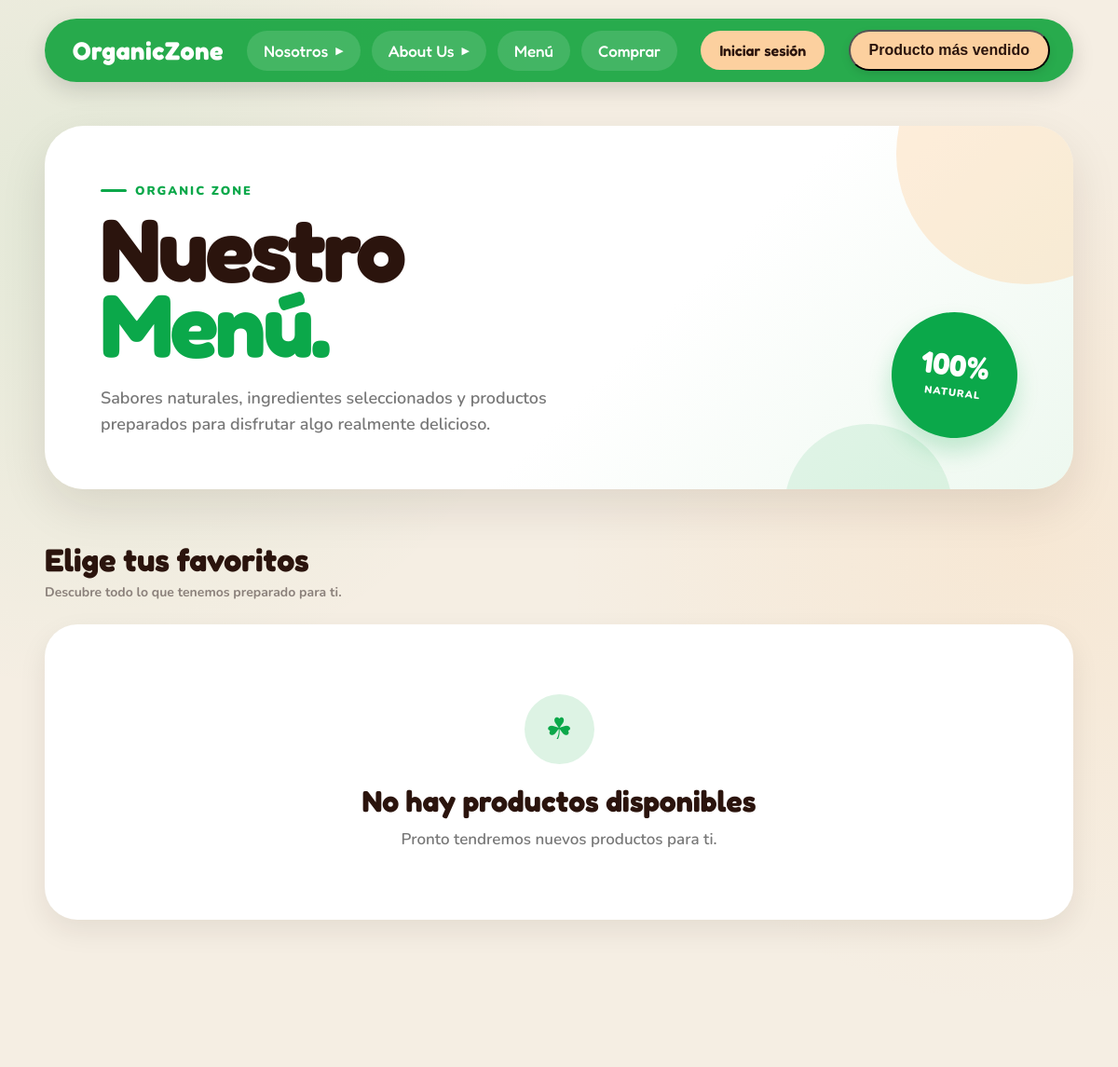
The app's page /Hamburguesas.php (upper part), older data.
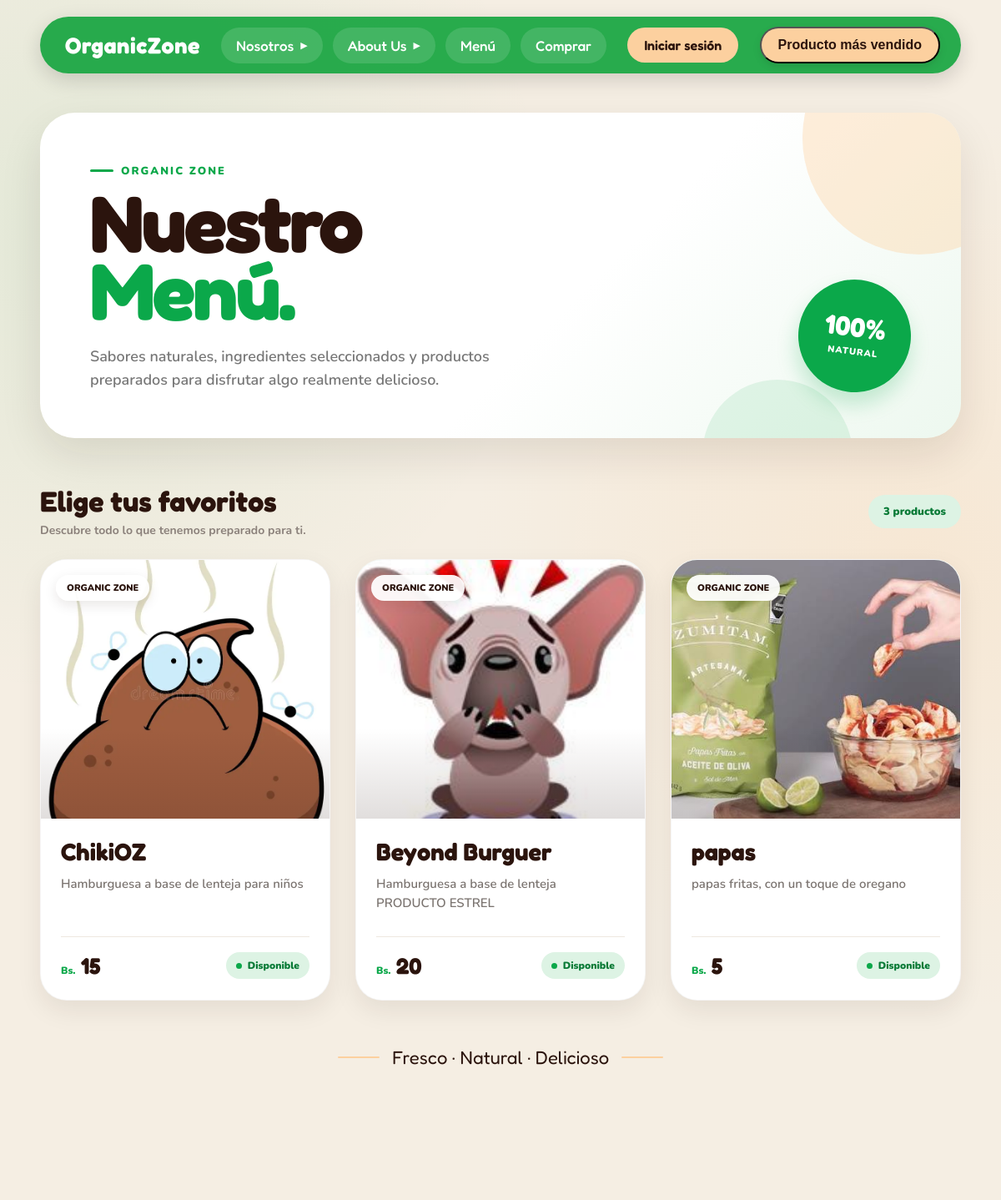
The same page, newer data.
### tables this page shows
CREATE TABLE IF NOT EXISTS `productos` (
  `id` INT NOT NULL AUTO_INCREMENT,
  `nombre` VARCHAR(45) NULL,
  `descripcion` VARCHAR(45) NULL,
  `precio` INT NULL,
  `costo` INT NULL,
  `stock` INT NULL,
  PRIMARY KEY (`id`));

### Hamburguesas.php (the view, shortened to what this page needs)
<?php
$conexion = new mysqli(
    "localhost",
    "root",
    "",
    "organiczoneBD"
);
$conexion->set_charset("utf8mb4");
$sql = "SELECT * FROM productos ORDER BY id DESC";
$resultado = $conexion->query($sql);
?>
<!DOCTYPE html>
<html lang="es">
<head>
</head>
<body>
<nav>
    <?php include("nav.php"); ?>
</nav>
<section class="menu-productos">
    <header class="cabecera-menu">
        <div class="cabecera-texto">
            <p class="mini-titulo">
                ORGANIC ZONE
            </p>
            <h1 class="titulo-menu">
                Nuestro<br>
                <span>Menú.</span>
            </h1>
            <p class="descripcion-menu">
                Sabores naturales, ingredientes seleccionados
                y productos preparados para disfrutar algo
                realmente delicioso.
            </p>
        </div>
        <div class="sello-menu">
            <strong>100%</strong>
            <small>
                NATURAL
            </small>
        </div>
    </header>
    <div class="barra-productos">
        <div>
            <h2>
                Elige tus favoritos
            </h2>
            <p>
                Descubre todo lo que tenemos preparado para ti.
            </p>
        </div>
        <?php if ($resultado->num_rows > 0): ?>
            <span class="cantidad-productos">
                <?= $resultado->num_rows ?>
                productos
            </span>
        <?php endif; ?>
    </div>
    <div class="productos">
        <?php if ($resultado->num_rows > 0): ?>
            <?php while ($producto = $resultado->fetch_assoc()): ?>
                <?php
                $id = (int) $producto['id'];
                $imagen = "Imagenes/predeterminado.png";
                $extensiones = [
                    "jpg",
                    "jpeg",
                    "png",
                    "gif",
                    "webp"
                ];
                foreach ($extensiones as $extension) {
                    $ruta = "Imagenes/P-" . $id . "." . $extension;
                    if (file_exists($ruta)) {
                        $imagen = $ruta;
                        break;
                    }
                }
                $hayStock = (int) $producto['stock'] > 0;
                ?>
                <article class="carta">
                    <div class="imagen">
                        <span class="etiqueta-producto">
                            ORGANIC ZONE
                        </span>
                        <img
                            src="<?= htmlspecialchars($imagen) ?>"
                            alt="<?= htmlspecialchars($producto['nombre']) ?>"
                        >
                    </div>
                    <div class="informacion">
                        <h2>
                            <?= htmlspecialchars($producto['nombre']) ?>
                        </h2>
                        <p class="descripcion">
                            <?= htmlspecialchars($producto['descripcion']) ?>
                        </p>
                        <div class="parte-inferior">
                            <span class="precio">
                                <small>Bs.</small>
                                <?= number_format(
                                    (float) $producto['precio'],
                                    0,
                                    ',',
                                    '.'
                                ) ?>
                            </span>
                            <?php if ($hayStock): ?>
                                <span class="disponible">
                                    Disponible
                                </span>
                            <?php else: ?>
                                <span class="disponible agotado">
                                    Agotado
                                </span>
                            <?php endif; ?>
                        </div>
                    </div>
                </article>
            <?php endwhile; ?>
        <?php else: ?>
            <div class="sin-productos">
                <div class="sin-productos-icono">
                    ☘
                </div>
                <h2>
                    No hay productos disponibles
                </h2>
                <p>
                    Pronto tendremos nuevos productos para ti.
                </p>
            </div>
        <?php endif; ?>
    </div>
    <?php if ($resultado->num_rows > 0): ?>
        <div class="frase-final">
            Fresco · Natural · Delicioso
        </div>
    <?php endif; ?>
</section>
</body>
</html>

### nav.php (shortened to what this page needs)
<nav id="barra">
    <div>
<a href="Cliente/vistacliente.php" id="orga">
    <h1>OrganicZone</h1>
</a>
    </div>
    <section id="links">
        <div class="item">
            <a href="#">
                Nosotros
                <span class="flecha">
                    ▶
                </span>
            </a>
        </div>
        <div class="item">
            <a href="#">
                About Us
                <span class="flecha">
                    ▶
                </span>
            </a>
        </div>
        <div class="item">
            <a href="Hamburguesas.php">
                Menú
            </a>
        </div>
        <div class="item">
            <a href="/organiczoneOF/Cliente/index.php">
                Comprar
            </a>
        </div>
    </section>
    <section class="zona-sesion">
        <?php
        if (isset($_SESSION['nombre'])) {
        ?>
            <a
                href="/organiczoneOF/Usuarios/cerrarse.php"
                class="boton-sesion boton-cerrar"
            >
                Cerrar sesión
            </a>
        <?php
        } else {
        ?>
            <a
                href="/organiczoneOF/Usuarios/formulariosesion.php"
                class="boton-sesion boton-iniciar"
            >
                Iniciar sesión
            </a>
        <?php
        }
        ?>
    </section>
    <section class="zonaProducto">
    <button class="botonProducto" onclick="window.location.href='productoBest.php'">Producto más vendido</button>
    </section>
</nav>

### nav.php (style rules this page uses)
#barra { background: rgba(18, 163, 60, 0.90); position: fixed; top: 20px; left: 50%; transform: translateX(-50%); width: 92%; max-width: 1350px; min-height: 68px; border-radius: 50px; display: flex; justify-content: space-between; align-items: center; padding: 0 25px; box-sizing: border-box; z-index: 1000; box-shadow: 0 8px 25px rgba(0, 0, 0, 0.15); font-family: 'Fredoka', sans-serif; transition: 0.5s ease; }
#orga { text-decoration: none; color: white; display: flex; align-items: center; margin-left: 5px; }
#orga h1 { margin: 0; font-size: 27px; font-weight: 700; letter-spacing: 0.5px; }
#links { display: flex; flex-direction: row; align-items: center; justify-content: center; gap: 12px; }
.item { position: relative; }
.item > a { display: flex; align-items: center; gap: 8px; text-decoration: none; color: white; padding: 11px 18px; border-radius: 30px; background: rgba(255, 255, 255, 0.13); font-size: 17px; font-weight: 500; transition: 0.3s ease; }
.flecha { font-size: 11px; transition: 0.3s ease; }
.zona-sesion { display: flex; align-items: center; gap: 10px; }
.boton-sesion { display: flex; align-items: center; justify-content: center; text-decoration: none; padding: 11px 20px; border-radius: 30px; font-family: 'Fredoka', sans-serif; font-size: 16px; font-weight: 600; transition: 0.3s ease; }
.boton-iniciar { background: #FCD09F; color: #2B140D; }
.zonaProducto { display: flex; align-items: center; justify-content: center; }
.botonProducto { border-radius:100px; outline: none; display: flex; align-items: center; justify-content: center; padding: 11px 20px; border-radius: 30px; background: #FCD09F; color: #2B140D; font-size: 16px; font-weight: 600; cursor: pointer; white-space: nowrap; transition: all 0.3s ease; box-shadow: 0 4px 10px rgba(0, 0, 0, 0.10); }

Row changes from the older to the newer data that the page shows:
added productos: shows a picture, nombre "ChikiOZ", descripcion "Hamburguesa a base de lenteja para niños", precio "15", stock "Disponible"
added productos: shows a picture, nombre "Beyond Burguer", descripcion "Hamburguesa a base de lenteja PRODUCTO ESTREL", precio "20", stock "Disponible"
added productos: shows a picture, nombre "papas", descripcion "papas fritas, con un toque de oregano", precio "5", stock "Disponible"
Text that changed along with them:
$resultado->num_rows: (not shown) → "3"
text no longer shown: "☘ No hay productos disponibles Pronto tendremos nuevos productos para ti."
text now shown: "productos Fresco · Natural · Delicioso"
